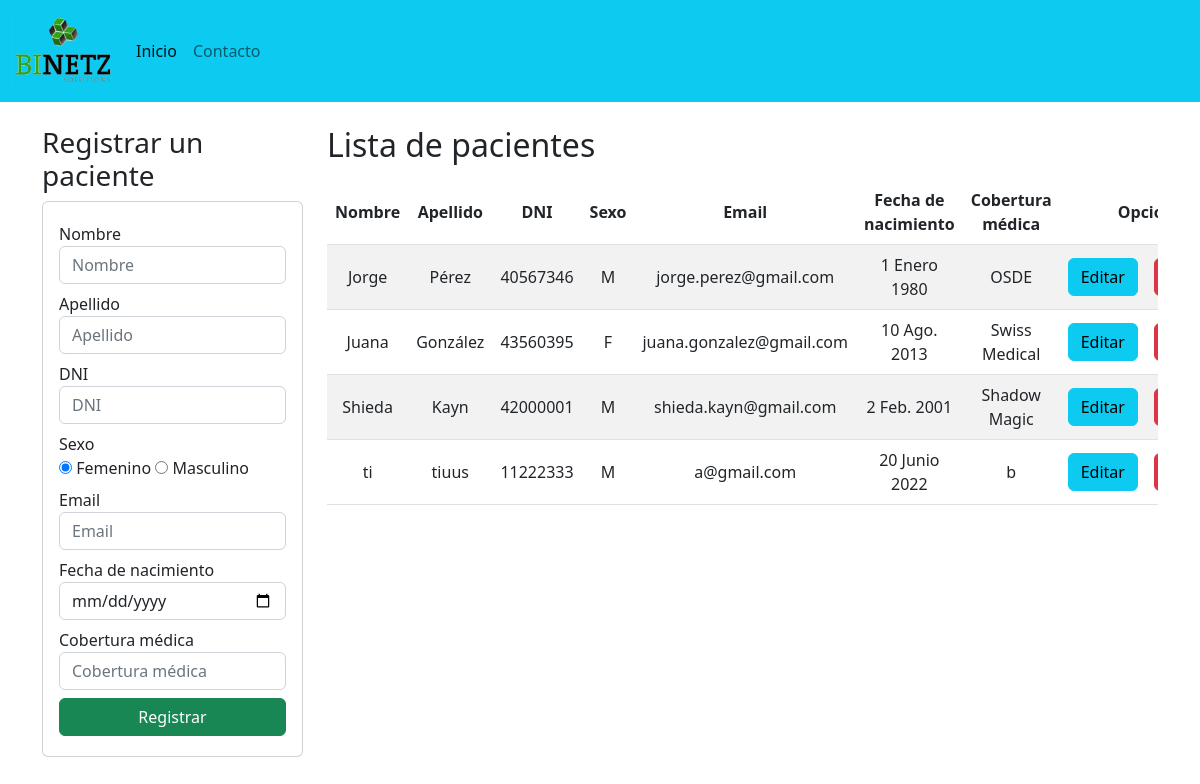
The app's page /, older data.
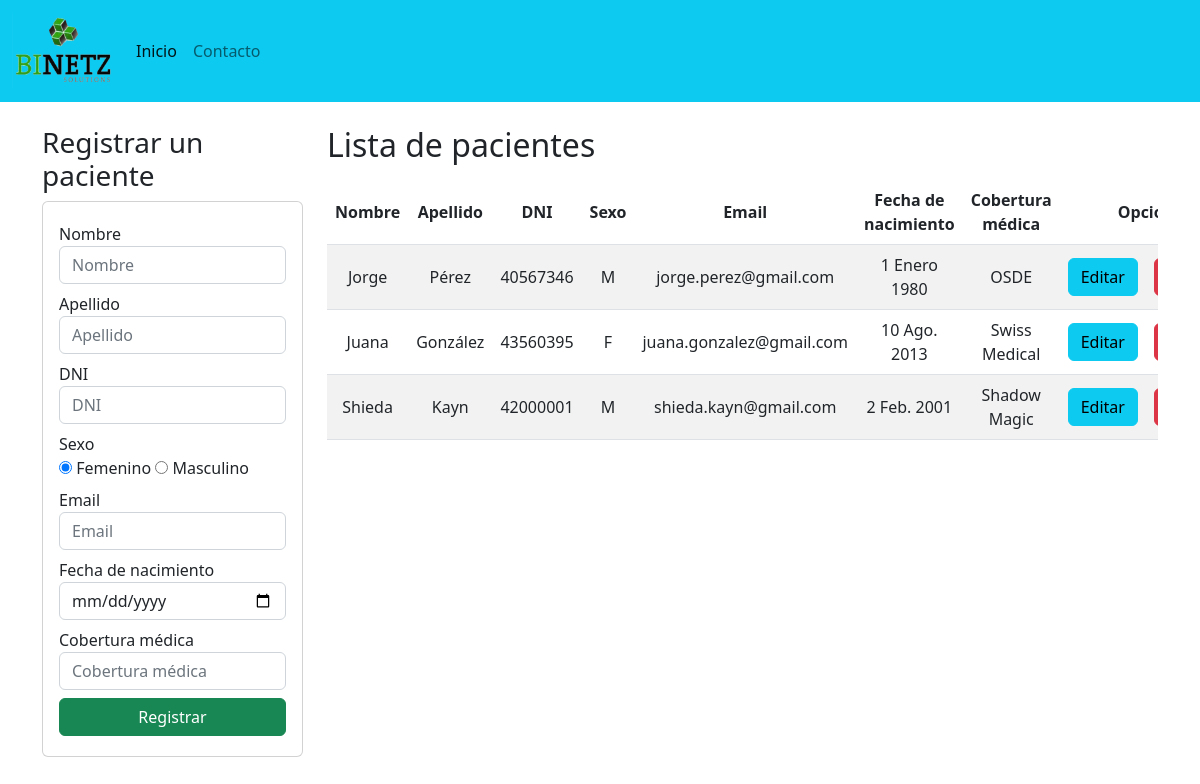
The same page, newer data.
### patients/models.py (models this page shows, shortened)
class Patient(models.Model):
    nombre = models.CharField(max_length=50)
    apellido = models.CharField(max_length=50)
    dni = models.PositiveIntegerField()
    email = models.EmailField(max_length=100)
    fecha_de_nacimiento = models.DateField()
    SEXOS = (
        ('M', 'Masculino'),
        ('F', 'Femenino'),
    )
    sexo = models.CharField(max_length=1, choices=SEXOS)
    cobertura_medica = models.CharField('cobertura médica', max_length=50)
    class Meta:
        db_table = 'patient'

### patients/views.py (the view)
# urls.py: path('', views.index, name='index'),
def index(request):
    patients = Patient.objects.all()
    return render(request, 'patients/index.html', {'patients': patients})

### patients/templates/patients/index.html (shortened to what the changed rows need)
{% extends './base.html' %} {% block title %}Índice{% endblock %}
{% block body %}
<div class="row">
    <div class="col-sm-12 col-md-6 col-lg-9 col-xl-9">
        <h2>Lista de pacientes</h2>
        <div class="table-responsive py-2">
            <table class="table table-striped">
                <thead>
                    <tr>
                        <th>Nombre</th>
                        <th>Apellido</th>
                        <th>DNI</th>
                        <th>Sexo</th>
                        <th>Email</th>
                        <th>Fecha de nacimiento</th>
                        <th>Cobertura médica</th>
                        <th colspan="2">Opciones</th>
                    </tr>
                </thead>
                <tbody>
                    {% for patient in patients %}
                    <tr>
                        <td>{{patient.nombre}}</td>
                        <td>{{patient.apellido}}</td>
                        <td>{{patient.dni}}</td>
                        <td>{{patient.sexo}}</td>
                        <td>{{patient.email}}</td>
                        <td>{{patient.fecha_de_nacimiento}}</td>
                        <td>{{patient.cobertura_medica}}</td>
                        <td>
                            <a
                                href="editar-paciente/{{patient.id}}"
                                class="btn btn-info"
                                >Editar</a
                            >
                        </td>
                        <td>
                            <a
                                href="eliminar-paciente/{{patient.id}}"
                                class="btn btn-danger delete-btn"
                                >Eliminar</a
                            >
                        </td>
                    </tr>
                    {% endfor %}
                </tbody>
            </table>
        </div>
    </div>
</div>
{% endblock %}

Row changes from the older to the newer data that the page shows:
removed Patient: nombre "ti", apellido "tiuus", dni "11222333", sexo "M", email "a@gmail.com", fecha_de_nacimiento "20 Junio 2022", cobertura_medica "b"
